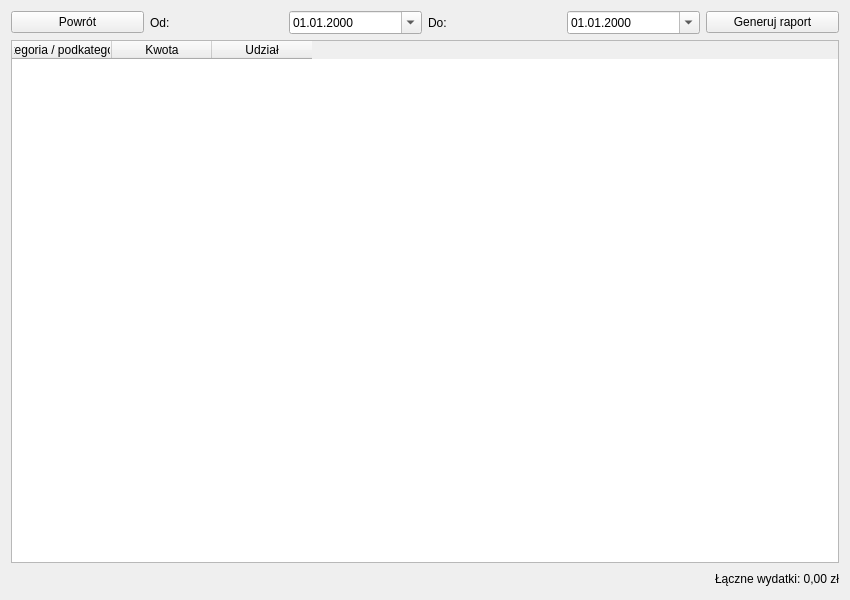
<?xml version="1.0" encoding="UTF-8"?>
<ui version="4.0">
 <class>ExpenseReportWindow</class>
 <widget class="QWidget" name="ExpenseReportWindow">
  <property name="geometry">
   <rect>
    <x>0</x>
    <y>0</y>
    <width>850</width>
    <height>600</height>
   </rect>
  </property>
  <property name="windowTitle">
   <string>Raport wydatków</string>
  </property>
  <layout class="QVBoxLayout" name="verticalLayout">
   <item>
    <layout class="QHBoxLayout" name="horizontalLayoutFilters">
     <item>
      <widget class="QPushButton" name="pushButton_back">
       <property name="text">
        <string>Powrót</string>
       </property>
      </widget>
     </item>
     <item>
      <widget class="QLabel" name="labelFrom">
       <property name="text">
        <string>Od:</string>
       </property>
      </widget>
     </item>
     <item>
      <widget class="QDateEdit" name="dateEditFrom">
       <property name="displayFormat">
        <string>dd.MM.yyyy</string>
       </property>
       <property name="calendarPopup">
        <bool>true</bool>
       </property>
      </widget>
     </item>
     <item>
      <widget class="QLabel" name="labelTo">
       <property name="text">
        <string>Do:</string>
       </property>
      </widget>
     </item>
     <item>
      <widget class="QDateEdit" name="dateEditTo">
       <property name="displayFormat">
        <string>dd.MM.yyyy</string>
       </property>
       <property name="calendarPopup">
        <bool>true</bool>
       </property>
      </widget>
     </item>
     <item>
      <widget class="QPushButton" name="pushButtonGenerate">
       <property name="text">
        <string>Generuj raport</string>
       </property>
      </widget>
     </item>
    </layout>
   </item>
   <item>
    <widget class="QTableWidget" name="tableWidgetReport">
     <property name="rowCount">
      <number>0</number>
     </property>
     <property name="columnCount">
      <number>3</number>
     </property>
     <column>
      <property name="text">
       <string>Kategoria / podkategoria</string>
      </property>
     </column>
     <column>
      <property name="text">
       <string>Kwota</string>
      </property>
     </column>
     <column>
      <property name="text">
       <string>Udział</string>
      </property>
     </column>
    </widget>
   </item>
   <item>
    <layout class="QHBoxLayout" name="horizontalLayoutSummary">
     <item>
      <spacer name="horizontalSpacer">
       <property name="orientation">
        <enum>Qt::Orientation::Horizontal</enum>
       </property>
       <property name="sizeHint" stdset="0">
        <size>
         <width>40</width>
         <height>20</height>
        </size>
       </property>
      </spacer>
     </item>
     <item>
      <widget class="QLabel" name="labelTotalExpenses">
       <property name="text">
        <string>Łączne wydatki: 0,00 zł</string>
       </property>
       <property name="alignment">
        <set>Qt::AlignmentFlag::AlignRight|Qt::AlignmentFlag::AlignTrailing|Qt::AlignmentFlag::AlignVCenter</set>
       </property>
      </widget>
     </item>
    </layout>
   </item>
  </layout>
 </widget>
 <resources/>
 <connections/>
</ui>
